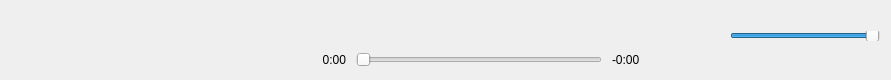
           <widget class="QWidget" name="mediaControls" native="true">
            <property name="minimumSize">
             <size>
              <width>0</width>
              <height>70</height>
             </size>
            </property>
            <property name="maximumSize">
             <size>
              <width>16777215</width>
              <height>80</height>
             </size>
            </property>
            <property name="styleSheet">
             <string notr="true"/>
            </property>
            <layout class="QHBoxLayout" name="horizontalLayout_5">
             <property name="spacing">
              <number>5</number>
             </property>
             <property name="topMargin">
              <number>3</number>
             </property>
             <property name="bottomMargin">
              <number>10</number>
             </property>
             <item>
              <layout class="QVBoxLayout" name="verticalLayout_6">
               <property name="spacing">
                <number>1</number>
               </property>
               <property name="leftMargin">
                <number>40</number>
               </property>
               <property name="rightMargin">
                <number>0</number>
               </property>
               <property name="bottomMargin">
                <number>20</number>
               </property>
               <item>
                <widget class="QLabel" name="playingInfo1">
                 <property name="minimumSize">
                  <size>
                   <width>250</width>
                   <height>0</height>
                  </size>
                 </property>
                 <property name="maximumSize">
                  <size>
                   <width>250</width>
                   <height>16777215</height>
                  </size>
                 </property>
                 <property name="text">
                  <string/>
                 </property>
                </widget>
               </item>
               <item>
                <widget class="QLabel" name="playingInfo2">
                 <property name="minimumSize">
                  <size>
                   <width>250</width>
                   <height>0</height>
                  </size>
                 </property>
                 <property name="maximumSize">
                  <size>
                   <width>250</width>
                   <height>16777215</height>
                  </size>
                 </property>
                 <property name="text">
                  <string/>
                 </property>
                </widget>
               </item>
              </layout>
             </item>
             <item>
              <layout class="QVBoxLayout" name="verticalLayout_4">
               <property name="spacing">
                <number>0</number>
               </property>
               <property name="leftMargin">
                <number>0</number>
               </property>
               <property name="topMargin">
                <number>0</number>
               </property>
               <property name="rightMargin">
                <number>0</number>
               </property>
               <property name="bottomMargin">
                <number>0</number>
               </property>
               <item>
                <layout class="QHBoxLayout" name="horizontalLayout_7">
                 <property name="topMargin">
                  <number>0</number>
                 </property>
                 <item>
                  <spacer name="horizontalSpacer_3">
                   <property name="orientation">
                    <enum>Qt::Horizontal</enum>
                   </property>
                   <property name="sizeHint" stdset="0">
                    <size>
                     <width>40</width>
                     <height>20</height>
                    </size>
                   </property>
                  </spacer>
                 </item>
                 <item>
                  <widget class="QPushButton" name="pushButton_2">
                   <property name="text">
                    <string/>
                   </property>
                   <property name="flat">
                    <bool>true</bool>
                   </property>
                  </widget>
                 </item>
                 <item>
                  <layout class="QHBoxLayout" name="horizontalLayout_8">
                   <property name="rightMargin">
                    <number>0</number>
                   </property>
                   <item>
                    <widget class="QPushButton" name="prevBtn">
                     <property name="minimumSize">
                      <size>
                       <width>62</width>
                       <height>50</height>
                      </size>
                     </property>
                     <property name="sizeIncrement">
                      <size>
                       <width>40</width>
                       <height>0</height>
                      </size>
                     </property>
                     <property name="text">
                      <string/>
                     </property>
                     <property name="icon">
                      <iconset>
                       <normaloff>Config/Resources/prevIcon.png</normaloff>Config/Resources/prevIcon.png</iconset>
                     </property>
                     <property name="iconSize">
                      <size>
                       <width>16</width>
                       <height>16</height>
                      </size>
                     </property>
                     <property name="flat">
                      <bool>true</bool>
                     </property>
                    </widget>
                   </item>
                   <item>
                    <layout class="QVBoxLayout" name="verticalLayout_5">
                     <property name="leftMargin">
                      <number>0</number>
                     </property>
                     <property name="bottomMargin">
                      <number>20</number>
                     </property>
                     <item>
                      <widget class="QPushButton" name="playBtn">
                       <property name="enabled">
                        <bool>true</bool>
                       </property>
                       <property name="minimumSize">
                        <size>
                         <width>62</width>
                         <height>50</height>
                        </size>
                       </property>
                       <property name="maximumSize">
                        <size>
                         <width>62</width>
                         <height>30</height>
                        </size>
                       </property>
                       <property name="text">
                        <string/>
                       </property>
                       <property name="icon">
                        <iconset>
                         <normaloff>Config/Resources/playIcon.png</normaloff>Config/Resources/playIcon.png</iconset>
                       </property>
                       <property name="iconSize">
                        <size>
                         <width>24</width>
                         <height>24</height>
                        </size>
                       </property>
                       <property name="flat">
                        <bool>true</bool>
                       </property>
                      </widget>
                     </item>
                    </layout>
                   </item>
                   <item>
                    <widget class="QPushButton" name="nextBtn">
                     <property name="minimumSize">
                      <size>
                       <width>62</width>
                       <height>50</height>
                      </size>
                     </property>
                     <property name="text">
                      <string/>
                     </property>
                     <property name="icon">
                      <iconset>
                       <normaloff>Config/Resources/nextIcon.png</normaloff>Config/Resources/nextIcon.png</iconset>
                     </property>
                     <property name="iconSize">
                      <size>
                       <width>16</width>
                       <height>16</height>
                      </size>
                     </property>
                     <property name="flat">
                      <bool>true</bool>
                     </property>
                    </widget>
                   </item>
                  </layout>
                 </item>
                 <item>
                  <widget class="QPushButton" name="shuffleBtn">
                   <property name="text">
                    <string/>
                   </property>
                   <property name="icon">
                    <iconset>
                     <normaloff>Config/Resources/shuffleOffIcon.png</normaloff>Config/Resources/shuffleOffIcon.png</iconset>
                   </property>
                   <property name="iconSize">
                    <size>
                     <width>16</width>
                     <height>16</height>
                    </size>
                   </property>
                   <property name="flat">
                    <bool>true</bool>
                   </property>
                  </widget>
                 </item>
                 <item>
                  <spacer name="horizontalSpacer_5">
                   <property name="orientation">
                    <enum>Qt::Horizontal</enum>
                   </property>
                   <property name="sizeHint" stdset="0">
                    <size>
                     <width>40</width>
                     <height>20</height>
                    </size>
                   </property>
                  </spacer>
                 </item>
                </layout>
               </item>
               <item>
                <layout class="QHBoxLayout" name="horizontalLayout_6">
                 <property name="spacing">
                  <number>10</number>
                 </property>
                 <property name="leftMargin">
                  <number>0</number>
                 </property>
                 <property name="rightMargin">
                  <number>0</number>
                 </property>
                 <property name="bottomMargin">
                  <number>0</number>
                 </property>
                 <item>
                  <widget class="QLabel" name="elapsedTimeLabel">
                   <property name="minimumSize">
                    <size>
                     <width>40</width>
                     <height>20</height>
                    </size>
                   </property>
                   <property name="text">
                    <string>0:00</string>
                   </property>
                   <property name="alignment">
                    <set>Qt::AlignRight|Qt::AlignTrailing|Qt::AlignVCenter</set>
                   </property>
                  </widget>
                 </item>
                 <item>
                  <widget class="QSlider" name="playbackBar">
                   <property name="sizePolicy">
                    <sizepolicy hsizetype="Expanding" vsizetype="Fixed">
                     <horstretch>0</horstretch>
                     <verstretch>0</verstretch>
                    </sizepolicy>
                   </property>
                   <property name="minimumSize">
                    <size>
                     <width>1</width>
                     <height>10</height>
                    </size>
                   </property>
                   <property name="maximum">
                    <number>10000</number>
                   </property>
                   <property name="pageStep">
                    <number>1</number>
                   </property>
                   <property name="value">
                    <number>0</number>
                   </property>
                   <property name="tracking">
                    <bool>true</bool>
                   </property>
                   <property name="orientation">
                    <enum>Qt::Horizontal</enum>
                   </property>
                   <property name="invertedControls">
                    <bool>false</bool>
                   </property>
                  </widget>
                 </item>
                 <item>
                  <widget class="QLabel" name="remainingTimeLabel">
                   <property name="minimumSize">
                    <size>
                     <width>40</width>
                     <height>20</height>
                    </size>
                   </property>
                   <property name="maximumSize">
                    <size>
                     <width>16777215</width>
                     <height>20</height>
                    </size>
                   </property>
                   <property name="text">
                    <string>-0:00</string>
                   </property>
                  </widget>
                 </item>
                </layout>
               </item>
              </layout>
             </item>
             <item>
              <spacer name="horizontalSpacer_4">
               <property name="orientation">
                <enum>Qt::Horizontal</enum>
               </property>
               <property name="sizeType">
                <enum>QSizePolicy::Minimum</enum>
               </property>
               <property name="sizeHint" stdset="0">
                <size>
                 <width>40</width>
                 <height>20</height>
                </size>
               </property>
              </spacer>
             </item>
             <item>
              <widget class="QLabel" name="volIconLabel">
               <property name="minimumSize">
                <size>
                 <width>16</width>
                 <height>16</height>
                </size>
               </property>
               <property name="maximumSize">
                <size>
                 <width>16</width>
                 <height>16</height>
                </size>
               </property>
               <property name="text">
                <string/>
               </property>
               <property name="textFormat">
                <enum>Qt::RichText</enum>
               </property>
               <property name="pixmap">
                <pixmap>../resources/volIcon.png</pixmap>
               </property>
               <property name="scaledContents">
                <bool>true</bool>
               </property>
              </widget>
             </item>
             <item>
              <widget class="QLabel" name="label_7">
               <property name="text">
                <string/>
               </property>
               <property name="textFormat">
                <enum>Qt::RichText</enum>
               </property>
              </widget>
             </item>
             <item>
              <widget class="QSlider" name="volumeSlider">
               <property name="minimumSize">
                <size>
                 <width>150</width>
                 <height>0</height>
                </size>
               </property>
               <property name="maximumSize">
                <size>
                 <width>150</width>
                 <height>10</height>
                </size>
               </property>
               <property name="styleSheet">
                <string notr="true">color:#5d605f</string>
               </property>
               <property name="maximum">
                <number>100</number>
               </property>
               <property name="value">
                <number>100</number>
               </property>
               <property name="orientation">
                <enum>Qt::Horizontal</enum>
               </property>
              </widget>
             </item>
            </layout>
           </widget>
